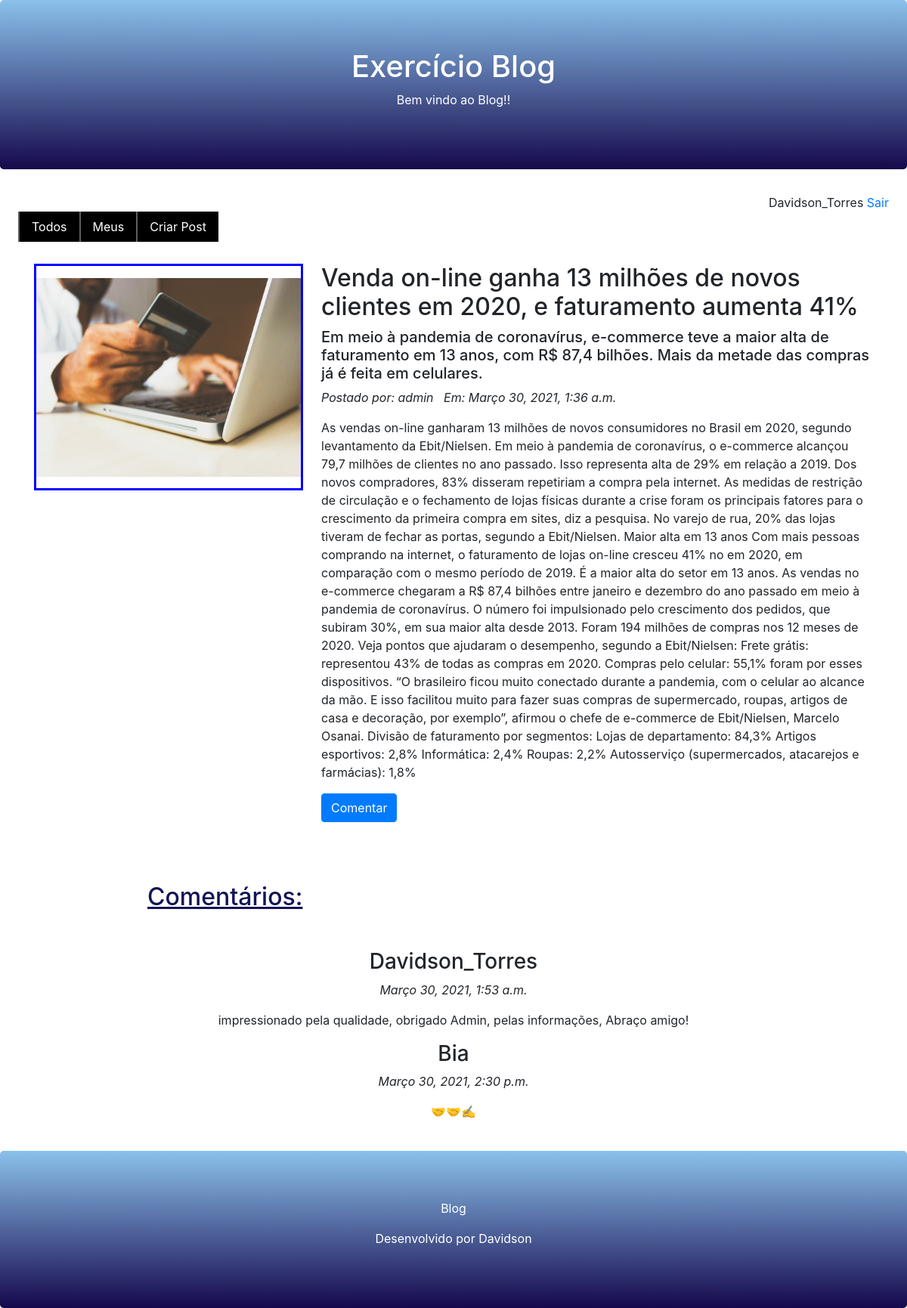
/post/detail/26/ (signed in), run on the app's committed database.
### core/models.py (models this page shows, shortened)
class Post(models.Model):
    title = models.TextField()
    subtitle = models.TextField()
    text = models.TextField()
    begin_date = models.DateTimeField(auto_now_add=True)
    photo = models.ImageField(upload_to='post')
    active = models.BooleanField(default=True)
    user = models.ForeignKey(User, on_delete=models.CASCADE)

class Comentari(models.Model):
    post = models.ForeignKey(Post, on_delete=models.CASCADE, related_name='post')
    text = models.TextField()
    begin_date = models.DateTimeField(auto_now_add=True)
    active = models.BooleanField(default=True)
    user = models.ForeignKey(User, on_delete=models.CASCADE, related_name='user')

### core/views.py (the view)
# urls.py: path('post/detail/<id>/', views.post_detail),
@login_required(login_url='/login/')
def post_detail(request, id):
    post = Post.objects.get(active=True, id=id)
    comentari = Comentari.objects.filter(post=id).exists()
    if comentari:
        comentari = Comentari.objects.filter(active=True, post=post)
        context = {'post':post, 'comentari':comentari}
    else:
        context = {'post':post}
    return render(request, 'post.html', context)

### templates/post.html (shortened to what this page needs)
{% extends "model-page.html" %}
{%block content %}
<div class="container mp-4 mb-4">
    <div class="row">
        <div class="col-sm-4">
            <div style="border-color: blue; border-style: solid; width: 356px; height: 300px;">
                <img src="{{ post.photo.url }}" width="350" height="263" style="margin-top: 16px;">
            </div>
        </div>
        <div class="col-sm-8">
            <h2>{{ post.title }}</h2>
            <h5> {{ post.subtitle }} </h5>
            <p style="font-style: italic;">Postado por: {{ post.user }} &nbsp Em: {{post.begin_date}} </p>
            <p> {{ post.text }}</p>
        <a href="/post/comentar/{{ post.id }}">
            <button type="button" class="btn btn-primary">Comentar</button></a>
        <br>
        </div>
        <div class="container" style="margin-top: 40px;">
            <h2  style=" text-decoration: underline; margin-left: 150px;margin-top: 40px; margin-bottom: 50px; color: rgb(19, 19, 87);">Comentários:</h2>
            {% for c in comentari %}
                <h3 class="text-center" >{{ c.user }}</h3> <p class="text-center" style="font-style: italic;">{{ c.begin_date }}</p> <p class="text-center" >{{ c.text }}</p>
            {% endfor %}
            </div>
    </div>
</div>
{% endblock %}

### templates/model-header.html (shortened to what this page needs)
<link rel="stylesheet" href="https://maxcdn.bootstrapcdn.com/bootstrap/4.5.2/css/bootstrap.min.css">
<div class="jumbotron header text-center">
    <h1>Exercício Blog</h1>
    <p>Bem vindo ao Blog!!</p>
</div>
<div class="text-right mr-4">
    {{request.user.get_username}}
    <a href="/logout/">Sair</a>
</div>
<div id="menu">
    <ul class="nav ml-4 mb-4">
        <li class="nav-item">
            <a class="nav-link" href="/post/all/">Todos</a>
        </li>
        <li class="nav-item">
            <a class="nav-link" href="/post/user/">Meus</a>
        </li>
        <li class="nav-item">
            <a class="nav-link" href="/post/register/">Criar Post</a>
        </li>
    </ul>
</div>

### templates/model-header.html (style rules this page uses)
.jumbotron.header { background-color:rgb(0, 19, 128); color: white; background-image: linear-gradient(rgb(139, 193, 236),rgb(21, 9, 75)); }
#menu a { background-color: black; color: white; margin-bottom: 5px; border-left: rgb(94, 94, 94) solid 2px; }

### data on the page
Post: photo (picture), title "Venda on-line ganha 13 milhões de novos clientes em 2020, e faturamento aumenta 41%", subtitle "Em meio à pandemia de coronavírus, e-commerce teve a maior alta de faturamento em 13 anos, com R$ 87,4 bilhões. Mais da metade das compras já é feita em celulares.", user "admin", begin_date "Março 30, 2021, 1:36 a.m.", text "As vendas on-line ganharam 13 milhões de novos consumidores no Brasil em 2020, segundo levantamento da Ebit/Nielsen. Em meio à pandemia de coronavírus, o e-commerce alcançou 79,7 milhões de clientes no ano passado. Isso representa alta de 29% em relação a 2019. Dos novos compradores, 83% disseram repetiriam a compra pela internet. As medidas de restrição de circulação e o fechamento de lojas físicas durante a crise foram os principais fatores para o crescimento da primeira compra em sites, diz a pesquisa. No varejo de rua, 20% das lojas tiveram de fechar as portas, segundo a Ebit/Nielsen. Maior alta em 13 anos Com mais pessoas comprando na internet, o faturamento de lojas on-line cresceu…"
Comentari: user "Davidson_Torres", begin_date "Março 30, 2021, 1:53 a.m.", text "impressionado pela qualidade, obrigado Admin, pelas informações, Abraço amigo!"
Comentari: user "Bia", begin_date "Março 30, 2021, 2:30 p.m.", text "🤝🤝✍️"

### other printed values
{{ request.user.get_username }} "Davidson_Torres"
